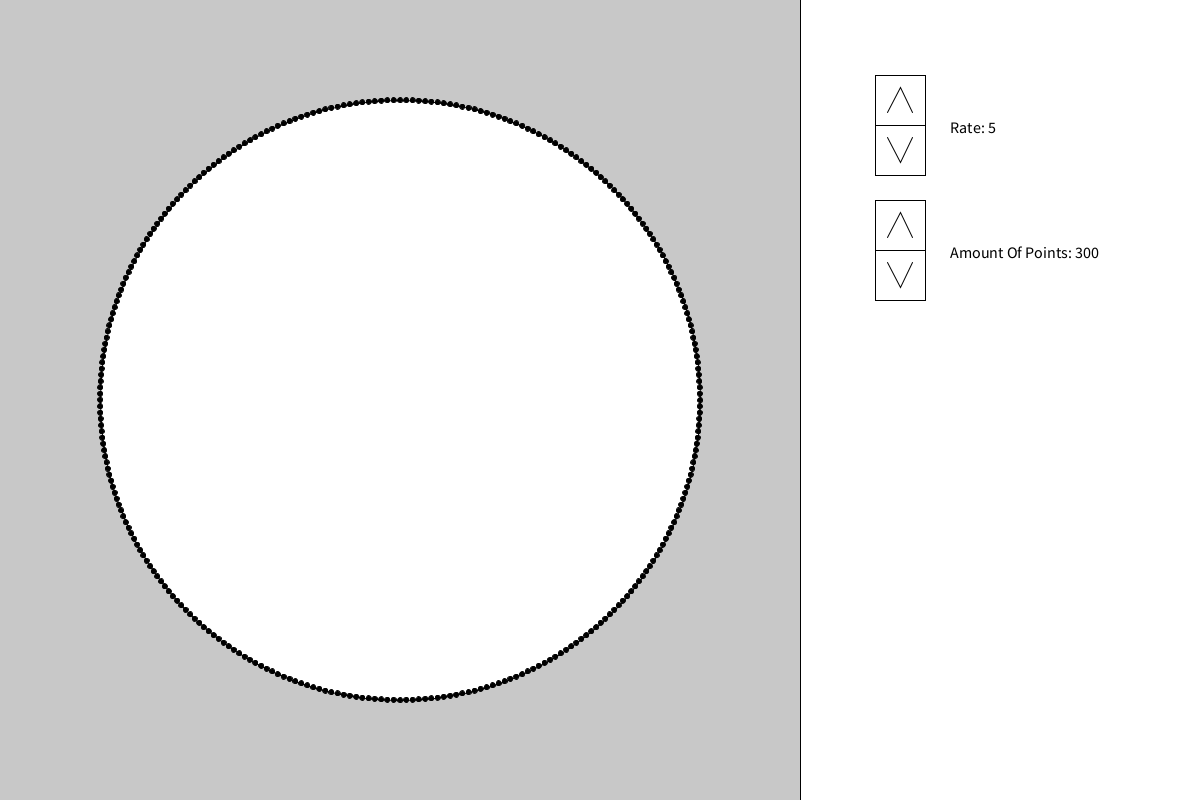
Frame 1 (no input)
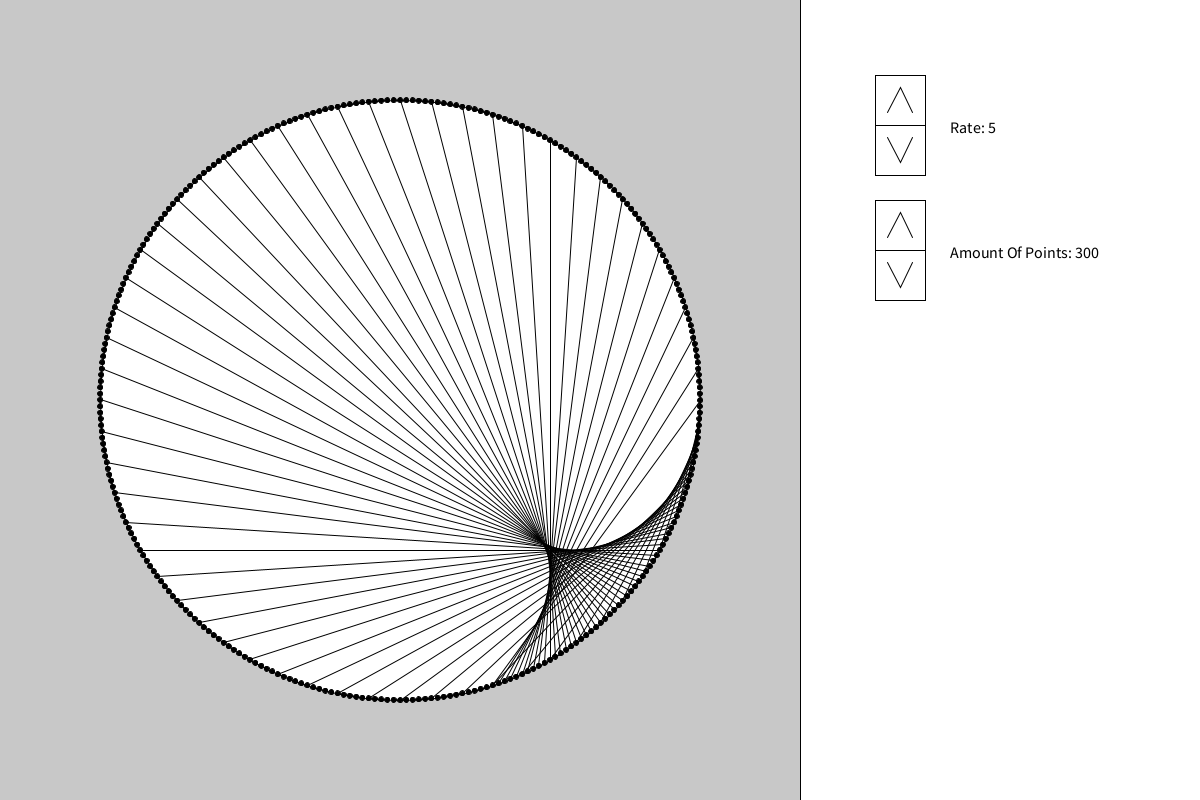
Frame 60 (the mouse pressed at the canvas centre just before this capture)
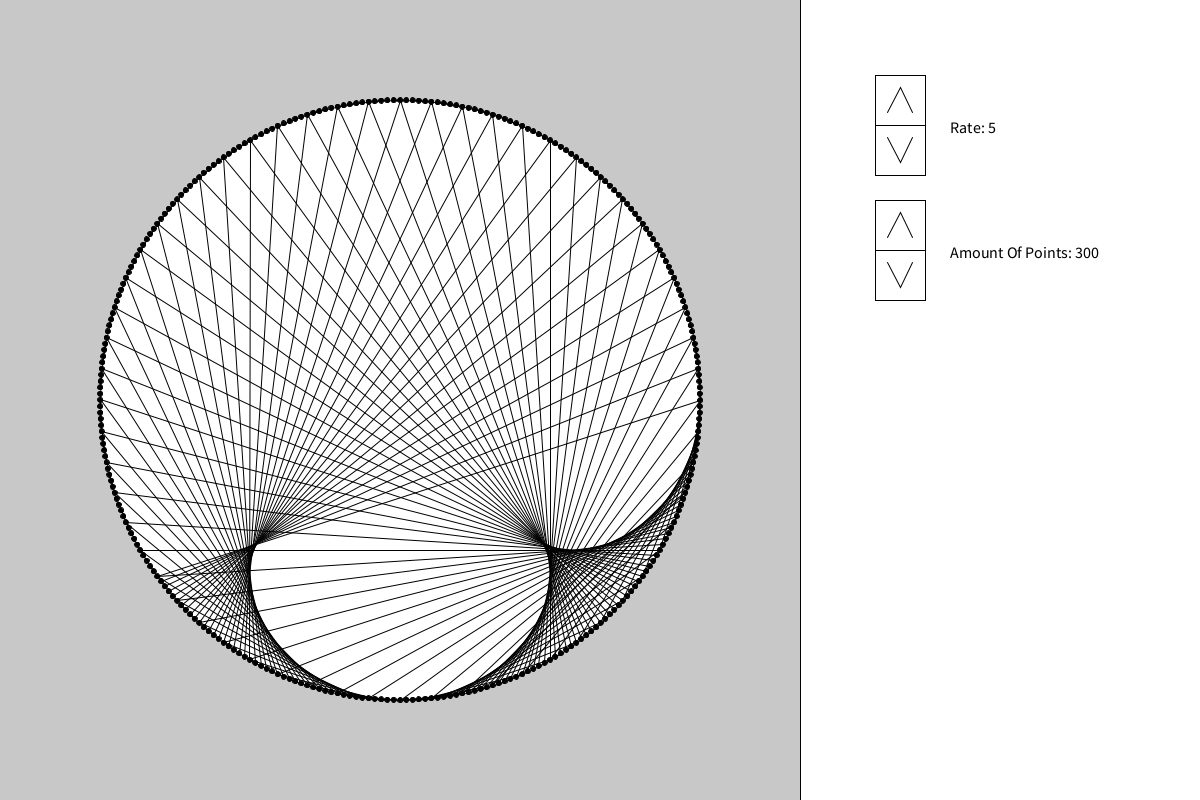
Frame 120 (the mouse held since frame 60 and released just before this capture)

The Processing sketch that drew these frames (run headless with seeded random() and noise(); from frame 60 on, the mouse is pressed at the canvas centre):

// Processing sketch: Cardioid
// ── Cardioid.pde
int AmountOfPoints = 300;
int Rate = 5;
int CurrentNumber;
Point[] Points;
Arrow RateChange;
Arrow AmountOfPointsChange;


void setup() {
  size(1200, 800);
  RateChange = new Arrow(875, 75, 50, 100);
  AmountOfPointsChange = new Arrow(875, 200, 50, 100);
  Reset();
}

void draw() {
  int Connection = (CurrentNumber*Rate % AmountOfPoints);
  line(Points[CurrentNumber].Position.x, Points[CurrentNumber].Position.y, Points[int(Connection)].Position.x, Points[Connection].Position.y);
  if (CurrentNumber < AmountOfPoints-1) {
    CurrentNumber++;
  }
  fill(255);
  rect(800, -1, 400, height+1);
  RateChange.Show();
  textSize(16);
  textAlign(LEFT);
  fill(0);
  text("Rate: "+Rate, 950, 133);
  AmountOfPointsChange.Show();
  fill(0);
  text("Amount Of Points: "+AmountOfPoints, 950, 258);
}

void mouseClicked() {
  if (mouseX < 800) {
    Reset();
  }
  if (RateChange.Intersects(mouseX, mouseY)) {
    Rate += RateChange.TopBottom(mouseX, mouseY);
    Reset();
  }
  if (Rate < 1) {
    Rate = 1;
  }
  if (AmountOfPointsChange.Intersects(mouseX, mouseY)) {
    AmountOfPoints += AmountOfPointsChange.TopBottom(mouseX, mouseY)*10;
    Reset();
  }
  if (AmountOfPoints < 10) {
    AmountOfPoints = 10;
  }
}

void Reset() {
  fill(200);
  noStroke();
  rect(0, 0, 800, height);
  stroke(0);
  strokeWeight(1);
  fill(255);
  ellipse(400, height/2, 600, 600);
  fill(0);
  Points = new Point[AmountOfPoints];
  float Spacing = 360/float(AmountOfPoints);
  for (int i = 0; i < AmountOfPoints; i++) {
    Points[i] = new Point(400+300*cos(radians(i*Spacing)), height/2+300*sin(radians(i*Spacing)));
  }
  CurrentNumber = 1;
  for (int i = 0; i < AmountOfPoints; i++) {
    Points[i].Show();
  }
}

// ── Arrows_Class.pde
class Arrow {
  PVector Position;
  float Width;
  float Height;

  Arrow(float XPos, float YPos, float W, float H) {
    Position = new PVector(XPos, YPos);
    Width = W;
    Height = H;
  }

  void Show() {
    fill(255);
    rect(Position.x, Position.y, Width, Height);
    beginShape();
    vertex(Position.x+Width/4, Position.y+3*Height/8);
    vertex(Position.x+Width/2, Position.y+Height/8);
    vertex(Position.x+3*Width/4, Position.y+3*Height/8);
    endShape();
    line(Position.x, Position.y+Height/2, Position.x+Width, Position.y+Height/2);
    beginShape();
    vertex(Position.x+Width/4, Position.y+5*Height/8);
    vertex(Position.x+Width/2, Position.y+7*Height/8);
    vertex(Position.x+3*Width/4, Position.y+5*Height/8);
    endShape();
  }

  boolean Intersects(int X, int Y) {
    if (mouseX > Position.x && mouseX < Position.x+Width && mouseY > Position.y && mouseY < Position.y+Height) {
      return true;
    }
    return false;
  }

  int TopBottom(int X, int Y) {
    if (mouseX > Position.x && mouseX < Position.x+Width && mouseY > Position.y && mouseY < Position.y+Height/2) {
      return 1;
    }
    return -1;
  }
}

// ── Point_Class.pde
class Point {
  PVector Position;
  Point(float XPos, float YPos) {
    Position = new PVector(XPos,YPos);
  }
  
  void Show() {
    ellipse(Position.x,Position.y,5,5);
  }
}
